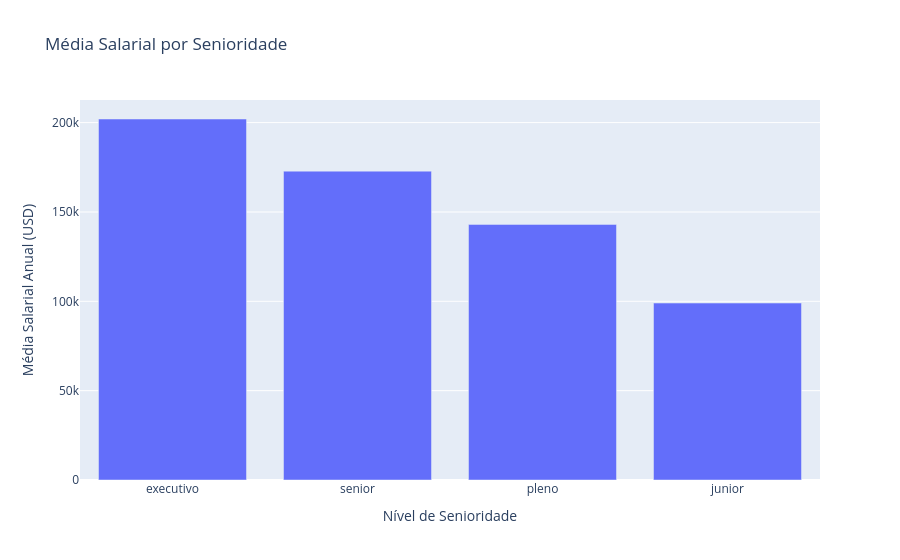

Write notebook code for a chart like this one.
### Code cell
# prompt: Crie um gráfico de média salarial por senioridade em barras usando o plotly

senioridade_media_salario = df_limpo.groupby('senioridade')['usd'].mean().sort_values(ascending=False).reset_index()

fig = px.bar(senioridade_media_salario,
             x='senioridade',
             y='usd',
             title='Média Salarial por Senioridade',
             labels={'senioridade': 'Nível de Senioridade', 'usd': 'Média Salarial Anual (USD)'})

fig.show()

### Figure 1 — Plotly figure (JSON) as saved in the notebook; plotly's stock layout.template omitted (floating-point values rounded to 4 significant figures)
{"data": [{"hovertemplate": "Nível de Senioridade=%{x}<br>Média Salarial Anual (USD)=%{y}<extra></extra>", "legendgroup": "", "marker": {"color": "#636efa", "pattern": {"shape": ""}}, "name": "", "orientation": "v", "showlegend": false, "textposition": "auto", "type": "bar", "x": ["executivo", "senior", "pleno", "junior"], "xaxis": "x", "y": [202000.0, 172900.0, 143000.0, 99030.0], "yaxis": "y"}], "layout": {"barmode": "relative", "legend": {"tracegroupgap": 0}, "title": {"text": "Média Salarial por Senioridade"}, "xaxis": {"anchor": "y", "domain": [0, 1], "title": {"text": "Nível de Senioridade"}}, "yaxis": {"anchor": "x", "domain": [0, 1], "title": {"text": "Média Salarial Anual (USD)"}}}}
